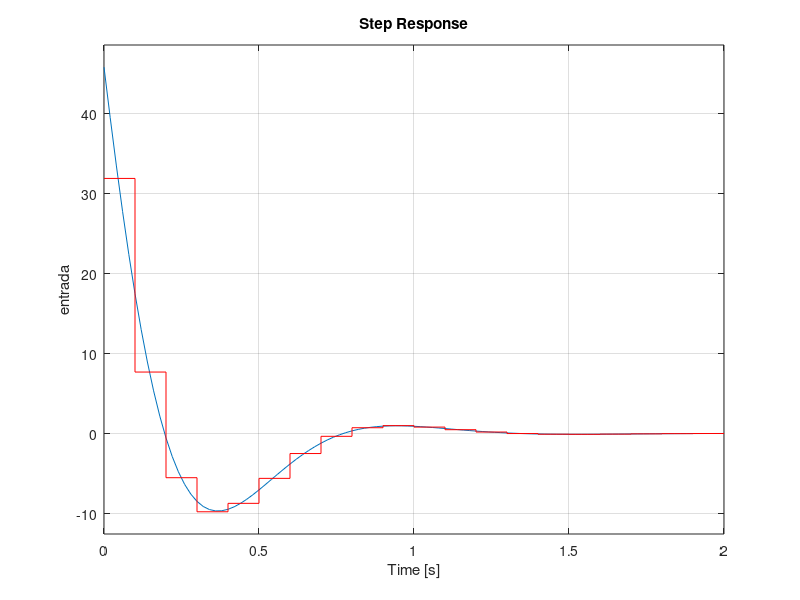

Recreate this plot in MATLAB.
pkg load control;
clear all;
close all;
clc;

ta = 0.1;

%modelo da G1
as = [0 1; 0 -1];
bs = [0; 1];
cs = [1 0];

gs = ss(as, bs, cs);
gz = c2d(gs, ta);

[az, bz, cz, dz, tz] = ssdata(gz);

s1 = -4+i*5.458;
s2 = -4-i*5.458;

z1 = exp(s1*ta);
z2 = exp(s2*ta);

ks = acker(as, bs, [s1 s2]);
fs = -inv(cs*inv(as-bs*ks)*bs);

kz = acker(az, bz, [z1 z2]);
fz = -inv(cz*inv(az-bz*kz-eye(2))*bz);

ys = ss(as-bs*ks, bs*fs, cs);
us = ss(as-bs*ks, bs*fs, -ks, fs);

yz = ss(az-bz*kz, bz*fz, cz, 0, ta);
uz = ss(az-bz*kz, bz*fz, -kz, fz, ta);

figure;
subplot(2, 1, 1);
step(ys);
hold on;
step(yz, 'r');
ylabel('saída');
subplot(2, 1, 2);
step(us);
hold on;
step(uz, 'r');
ylabel('entrada');



